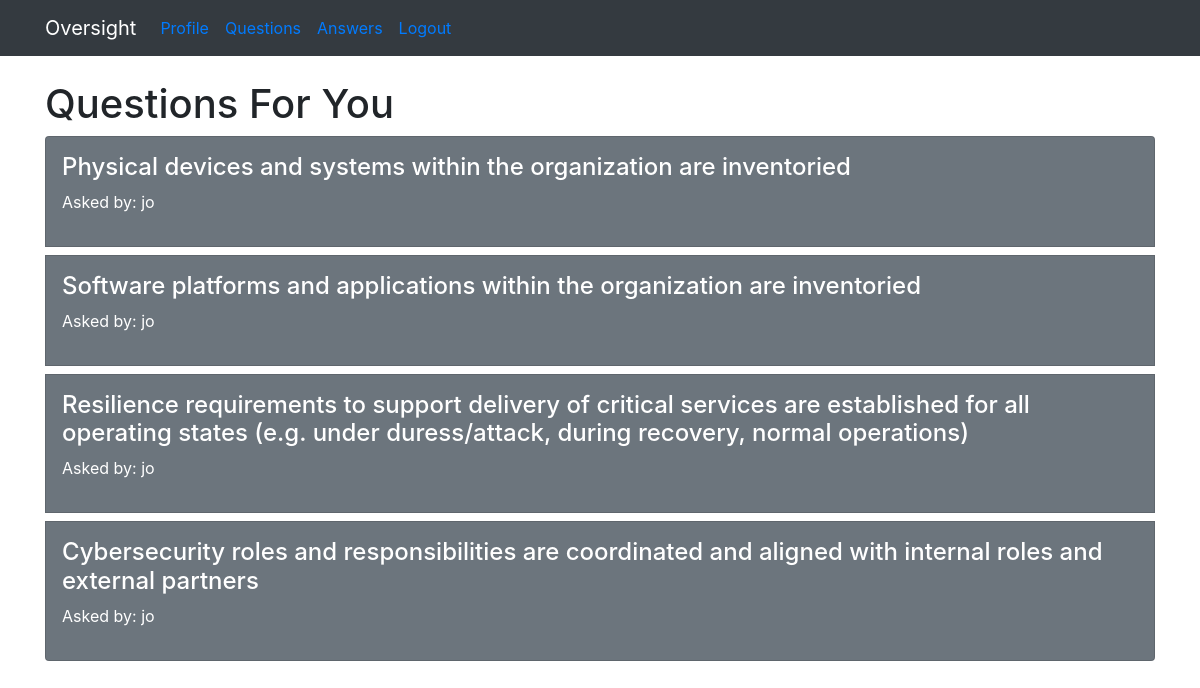
The app's page /unanswered (signed in), older data.
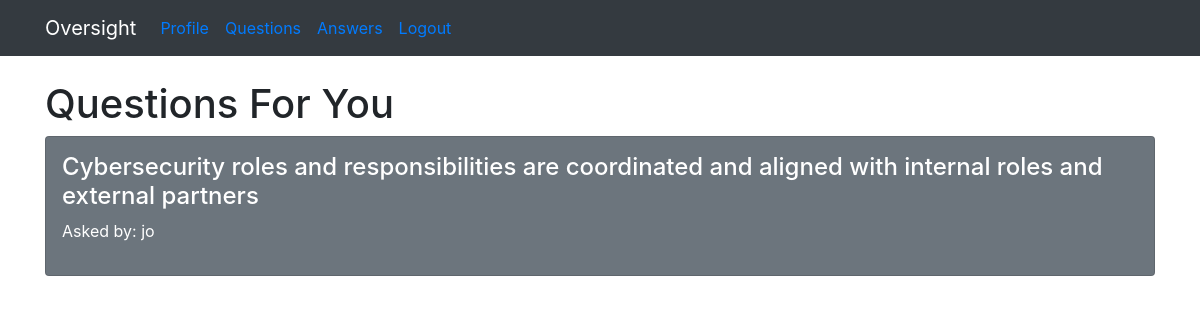
The same page, newer data.
### flaskqa/models.py (models this page shows, shortened)
class Question(db.Model):
    id = db.Column(db.Integer, primary_key=True)
    question = db.Column(db.Integer)
    answer = db.Column(db.Integer)
    asked_by_id = db.Column(db.Integer, db.ForeignKey('user.id'))
    expert_id = db.Column(db.Integer, db.ForeignKey('user.id'))
    nist_id = db.Column(db.String)
    nist_function = db.Column(db.String)
    nist_subcategory = db.Column(db.String)
    justification = db.Column(db.Text)

class User(UserMixin, db.Model):
    id = db.Column(db.Integer, primary_key=True)
    name = db.Column(db.String(50))
    password = db.Column(db.String(100))
    expert = db.Column(db.Boolean)
    admin = db.Column(db.Boolean)
    questions_asked = db.relationship(
        'Question',
        foreign_keys='Question.asked_by_id',
        backref='asker',
        lazy=True
    )
    answers_requested = db.relationship(
        'Question',
        foreign_keys='Question.expert_id',
        backref='expert',
        lazy=True
    )
    @property
    def unhashed_password(self):
        raise AttributeError('Cannot view unhashed password!')

### flaskqa/routes/main.py (the view)
@main.route('/unanswered')
@login_required
def unanswered():
    if not current_user.expert:
        return redirect(url_for('main.index'))
    unanswered_questions = Question.query\
    .filter_by(expert_id=current_user.id)\
    .filter(Question.answer == None)\
    .all()
    context = {
        'unanswered_questions' : unanswered_questions
    }
    return render_template('unanswered.html', **context)

### flaskqa/__init__.py (called while the page is built)
def create_app(config_file='settings.py'):
    app = Flask(__name__)
    app.config.from_pyfile(config_file)
    app.secret_key = b'\x10\x06@.\xcb\xac\xdb\xa7\xe8\x8d\xedi\x80O\ta.\xcc\x8a\x03&\x10C&'
    db.init_app(app)
    login_manager.init_app(app)
    login_manager.login_view = 'auth.login'
    @login_manager.user_loader
    def user_loader(user_id):
        return User.query.get(user_id)
    app.register_blueprint(main)
    app.register_blueprint(auth)
    app.cli.add_command(create_tables)
    return app

### flaskqa/templates/unanswered.html (shortened to what this page needs)
{% extends 'base.html' %}
{% block content %}
<div class="page-header">
        <h1>Questions For You</h1>
      </div>
      <div class="row">
        <div class="col-lg-12">
          <div class="list-group">
              {% for question in unanswered_questions %}
                <a href="{{ url_for('main.answer', question_id=question.id) }}" class="list-group-item p-3 mb-2 bg-secondary text-white">
                  <h4 class="list-group-item-heading">{{ question.question }}</h4>
                  <p class="list-group-item-text">Asked by: {{ question.asker.name }}</p>
                </a>
              {% endfor %}
          </div>
        </div>
      </div>
{% endblock %}

Row changes from the older to the newer data that the page shows:
no longer on this page (row edited): Question: question "Physical devices and systems within the organization are inventoried", asker.name "jo"
no longer on this page (row edited): Question: question "Software platforms and applications within the organization are inventoried", asker.name "jo"
no longer on this page (row edited): Question: question "Resilience requirements to support delivery of critical services are established for all operating states (e.g. under duress/attack, during recovery, normal operations)", asker.name "jo"
